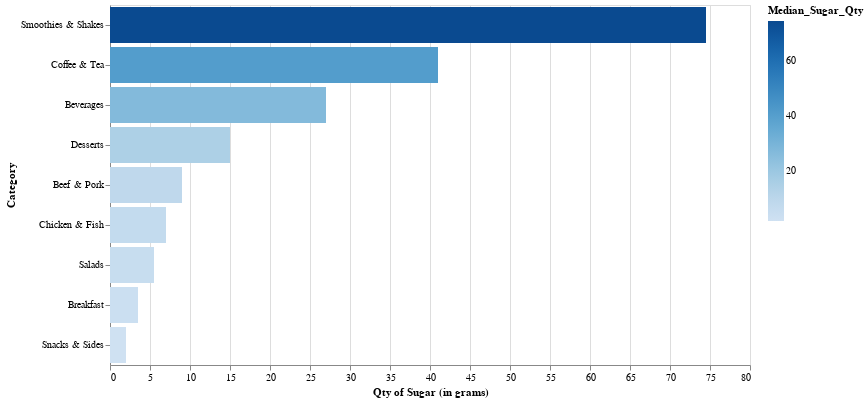

The notebook cell this image was saved under:
### Markdown cell above
## Sugar recommendation note
Recommended Max. Daily Intake of sugars for a health average individual is 30 gm
https://www.nhs.uk/live-well/eat-well/how-does-sugar-in-our-diet-affect-our-health/

### Code cell
category_df = data[["Category","Sugars"]].groupby("Category").agg({"Sugars":"median"})
category_df = category_df.reset_index()
category_df.columns = ["Category","Median_Sugar_Qty"]
category_df = category_df.assign(Daily_Max_Intake_Prop=category_df["Median_Sugar_Qty"]*100/30)
category_df = category_df.sort_values("Median_Sugar_Qty",ascending=False)
# print(category_df.head())

height=360
width=640
x_col = "Median_Sugar_Qty"
x_label = "Qty of Sugar (in grams)"
y_col = "Category"
color_col = x_col
x_alt = alt.X('%s:Q' % (x_col),title=x_label)
y_alt = alt.Y("%s:N" % (y_col),sort="-x")
color = alt.Color(color_col)
chart = alt.Chart(category_df).mark_bar().encode(x=x_alt,y=y_alt,color=color)
chart = chart.properties(height=height,width=width).interactive()

chart.display()

### Figure 1 — Vega-Lite specification as saved in the notebook (floating-point values rounded to 4 significant figures)
{"config": {"view": {"continuousWidth": 400, "continuousHeight": 300}}, "data": {"name": "data-2a7a64bc71de0dc0940bbcb1fa88233d"}, "mark": "bar", "encoding": {"color": {"type": "quantitative", "field": "Median_Sugar_Qty"}, "x": {"type": "quantitative", "field": "Median_Sugar_Qty", "title": "Qty of Sugar (in grams)"}, "y": {"type": "nominal", "field": "Category", "sort": "-x"}}, "height": 360, "selection": {"selector021": {"type": "interval", "bind": "scales", "encodings": ["x", "y"]}}, "width": 640, "$schema": "https://vega.github.io/schema/vega-lite/v4.8.1.json", "datasets": {"data-2a7a64bc71de0dc0940bbcb1fa88233d": [{"Category": "Smoothies & Shakes", "Median_Sugar_Qty": 74.5, "Daily_Max_Intake_Prop": 248.3}, {"Category": "Coffee & Tea", "Median_Sugar_Qty": 41.0, "Daily_Max_Intake_Prop": 136.7}, {"Category": "Beverages", "Median_Sugar_Qty": 27.0, "Daily_Max_Intake_Prop": 90.0}, {"Category": "Desserts", "Median_Sugar_Qty": 15.0, "Daily_Max_Intake_Prop": 50.0}, {"Category": "Beef & Pork", "Median_Sugar_Qty": 9.0, "Daily_Max_Intake_Prop": 30.0}, {"Category": "Chicken & Fish", "Median_Sugar_Qty": 7.0, "Daily_Max_Intake_Prop": 23.33}, {"Category": "Salads", "Median_Sugar_Qty": 5.5, "Daily_Max_Intake_Prop": 18.33}, {"Category": "Breakfast", "Median_Sugar_Qty": 3.5, "Daily_Max_Intake_Prop": 11.67}, {"Category": "Snacks & Sides", "Median_Sugar_Qty": 2.0, "Daily_Max_Intake_Prop": 6.667}]}}
